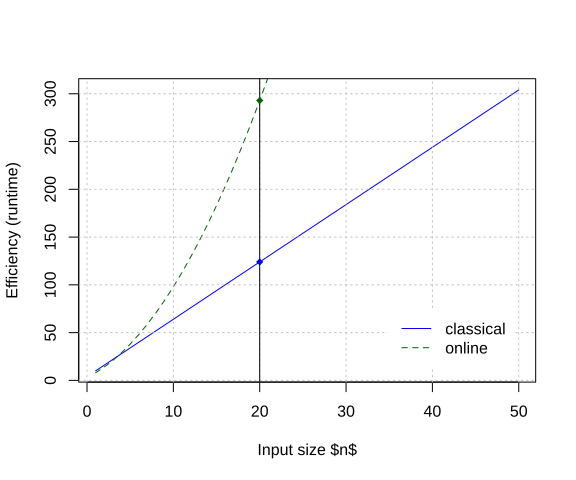

Here is the R script that generated this plot:
require("svglite");

svglite::svglite(filename = "averages2.svg", width = 6, height = 5);

classical <- function (n) { 6*n + 4}
online <- function (n) {(n^2+9*n+6)/2}

sizes <- seq(1, 50);

plot(sizes, sapply(sizes, classical),
     col="blue",
     type="l",
     xlab="Input size $n$",
     ylab="Efficiency (runtime)");

lines(sizes, sapply(sizes, online),
      col="darkgreen",
      type="l",
      lty=2);


grid(nx = NULL,
     ny = NULL,
     lty = 3,      # Grid line type
     col = "gray", # Grid line color
     lwd = 1);


marker <- 20;
abline(v=marker, col="black");
points(x=marker, y=classical(marker), col="blue", pch=18);
points(x=marker, y=online(marker), col="darkgreen", pch=18);


legend(
    "bottomright",
    inset=0.05,
    legend=c("classical", "online"),
    box.lty=0,
    col=c("blue", "darkgreen"),
    lty=c(1,2)
);


dev.off();
